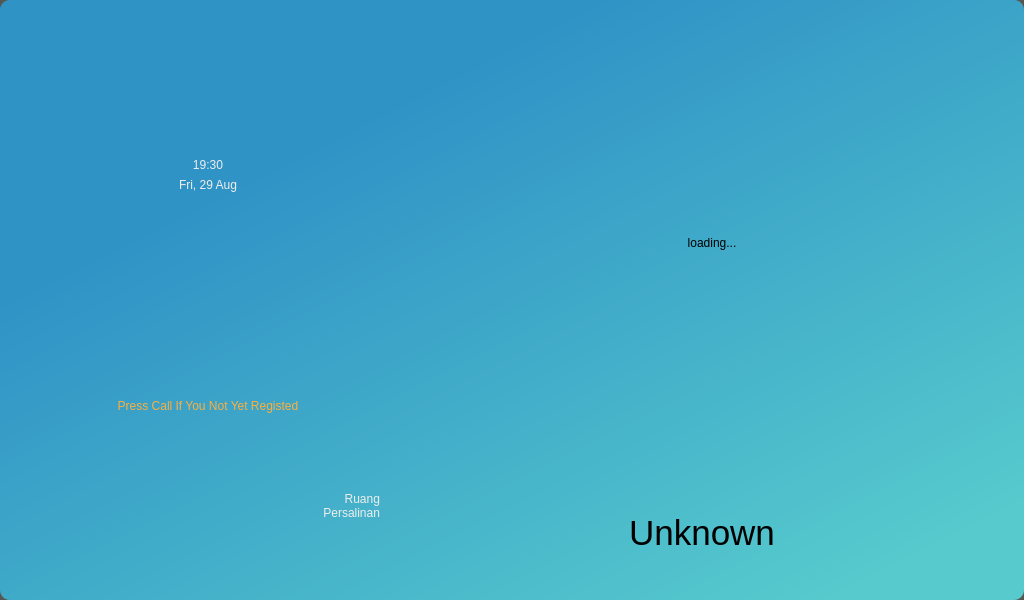
<?xml version="1.0" encoding="UTF-8"?>
<ui version="4.0">
 <author>Agfian</author>
 <class>MainWindow</class>
 <widget class="QMainWindow" name="MainWindow">
  <property name="geometry">
   <rect>
    <x>0</x>
    <y>0</y>
    <width>1024</width>
    <height>600</height>
   </rect>
  </property>
  <property name="minimumSize">
   <size>
    <width>300</width>
    <height>200</height>
   </size>
  </property>
  <property name="maximumSize">
   <size>
    <width>16777215</width>
    <height>16777215</height>
   </size>
  </property>
  <property name="font">
   <font>
    <pointsize>14</pointsize>
   </font>
  </property>
  <property name="windowTitle">
   <string>AITI Check In</string>
  </property>
  <property name="styleSheet">
   <string notr="true">background-color: rgb(85, 87, 83);</string>
  </property>
  <widget class="QWidget" name="centralwidget">
   <layout class="QVBoxLayout" name="Layout_central_widget">
    <property name="spacing">
     <number>0</number>
    </property>
    <property name="leftMargin">
     <number>0</number>
    </property>
    <property name="topMargin">
     <number>0</number>
    </property>
    <property name="rightMargin">
     <number>0</number>
    </property>
    <property name="bottomMargin">
     <number>0</number>
    </property>
    <item>
     <widget class="QFrame" name="main">
      <property name="cursor">
       <cursorShape>ArrowCursor</cursorShape>
      </property>
      <property name="styleSheet">
       <string notr="true">background-color: qlineargradient(spread:pad, x1:0, y1:0, x2:0.871, y2:1, stop:0.288557 rgba(48, 147, 198, 255), stop:0.970149 rgba(86, 202, 205, 255));
border-radius:10px;</string>
      </property>
      <property name="frameShape">
       <enum>QFrame::StyledPanel</enum>
      </property>
      <property name="frameShadow">
       <enum>QFrame::Raised</enum>
      </property>
      <layout class="QHBoxLayout" name="Layout_main">
       <property name="spacing">
        <number>0</number>
       </property>
       <property name="leftMargin">
        <number>8</number>
       </property>
       <property name="topMargin">
        <number>8</number>
       </property>
       <property name="rightMargin">
        <number>8</number>
       </property>
       <property name="bottomMargin">
        <number>8</number>
       </property>
       <item>
        <widget class="QFrame" name="frame_info">
         <property name="styleSheet">
          <string notr="true">background-color: none;</string>
         </property>
         <property name="frameShape">
          <enum>QFrame::StyledPanel</enum>
         </property>
         <property name="frameShadow">
          <enum>QFrame::Raised</enum>
         </property>
         <layout class="QVBoxLayout" name="Layout_frame_info">
          <item>
           <widget class="QFrame" name="fr_jam">
            <property name="styleSheet">
             <string notr="true">background-color:none;</string>
            </property>
            <property name="frameShape">
             <enum>QFrame::StyledPanel</enum>
            </property>
            <property name="frameShadow">
             <enum>QFrame::Raised</enum>
            </property>
            <layout class="QVBoxLayout" name="Layout_fr_jam">
             <property name="bottomMargin">
              <number>0</number>
             </property>
             <item>
              <widget class="QLabel" name="lbl_jam">
               <property name="styleSheet">
                <string notr="true">font: 25 80pt light &quot;Ubuntu&quot;;
color: rgb(238, 238, 236);</string>
               </property>
               <property name="text">
                <string>19:30</string>
               </property>
               <property name="alignment">
                <set>Qt::AlignBottom|Qt::AlignHCenter</set>
               </property>
              </widget>
             </item>
            </layout>
           </widget>
          </item>
          <item>
           <widget class="QFrame" name="fr_tanggal">
            <property name="minimumSize">
             <size>
              <width>0</width>
              <height>50</height>
             </size>
            </property>
            <property name="maximumSize">
             <size>
              <width>16777215</width>
              <height>80</height>
             </size>
            </property>
            <property name="styleSheet">
             <string notr="true">background-color: none;</string>
            </property>
            <property name="frameShape">
             <enum>QFrame::StyledPanel</enum>
            </property>
            <property name="frameShadow">
             <enum>QFrame::Raised</enum>
            </property>
            <layout class="QVBoxLayout" name="Layout_fr_tanggal">
             <property name="topMargin">
              <number>0</number>
             </property>
             <item>
              <widget class="QLabel" name="lbl_tanggal">
               <property name="styleSheet">
                <string notr="true">font: 57 40pt &quot;Roboto&quot;;
color: rgb(238, 238, 236);</string>
               </property>
               <property name="text">
                <string>Fri, 29 Aug</string>
               </property>
               <property name="alignment">
                <set>Qt::AlignHCenter|Qt::AlignTop</set>
               </property>
              </widget>
             </item>
            </layout>
           </widget>
          </item>
          <item>
           <widget class="QFrame" name="fr_call">
            <property name="styleSheet">
             <string notr="true">background-color:none;</string>
            </property>
            <property name="frameShape">
             <enum>QFrame::StyledPanel</enum>
            </property>
            <property name="frameShadow">
             <enum>QFrame::Raised</enum>
            </property>
            <layout class="QVBoxLayout" name="Layout_fr_call">
             <item>
              <widget class="QLabel" name="ic_call">
               <property name="minimumSize">
                <size>
                 <width>0</width>
                 <height>120</height>
                </size>
               </property>
               <property name="text">
                <string/>
               </property>
               <property name="pixmap">
                <pixmap resource="ui_icon_set.qrc">:/icons/icon_set/call_btnic_call.png</pixmap>
               </property>
               <property name="alignment">
                <set>Qt::AlignCenter</set>
               </property>
              </widget>
             </item>
             <item>
              <widget class="QLabel" name="label_2">
               <property name="styleSheet">
                <string notr="true">color: rgb(252, 175, 62);
font: 57 italic 8pt &quot;Roboto&quot;;
</string>
               </property>
               <property name="text">
                <string>Press Call If You Not Yet Registed</string>
               </property>
               <property name="alignment">
                <set>Qt::AlignCenter</set>
               </property>
              </widget>
             </item>
            </layout>
           </widget>
          </item>
          <item>
           <widget class="QFrame" name="fr_pintu">
            <property name="frameShape">
             <enum>QFrame::StyledPanel</enum>
            </property>
            <property name="frameShadow">
             <enum>QFrame::Raised</enum>
            </property>
            <layout class="QHBoxLayout" name="Layout_fr_pintu">
             <item>
              <widget class="QLabel" name="ic_ruang">
               <property name="minimumSize">
                <size>
                 <width>100</width>
                 <height>0</height>
                </size>
               </property>
               <property name="maximumSize">
                <size>
                 <width>80</width>
                 <height>100</height>
                </size>
               </property>
               <property name="text">
                <string/>
               </property>
               <property name="pixmap">
                <pixmap resource="ui_icon_set.qrc">:/icons/icon_set/door.png</pixmap>
               </property>
               <property name="scaledContents">
                <bool>true</bool>
               </property>
               <property name="alignment">
                <set>Qt::AlignRight|Qt::AlignTrailing|Qt::AlignVCenter</set>
               </property>
              </widget>
             </item>
             <item>
              <widget class="QLabel" name="label">
               <property name="minimumSize">
                <size>
                 <width>230</width>
                 <height>0</height>
                </size>
               </property>
               <property name="maximumSize">
                <size>
                 <width>230</width>
                 <height>16777215</height>
                </size>
               </property>
               <property name="styleSheet">
                <string notr="true">color: rgb(238, 238, 236);
font: 75 30pt bold &quot;Roboto&quot;;</string>
               </property>
               <property name="text">
                <string>Ruang 
Persalinan</string>
               </property>
               <property name="alignment">
                <set>Qt::AlignRight|Qt::AlignTrailing|Qt::AlignVCenter</set>
               </property>
              </widget>
             </item>
            </layout>
           </widget>
          </item>
         </layout>
        </widget>
       </item>
       <item>
        <widget class="QFrame" name="frame_recog">
         <property name="minimumSize">
          <size>
           <width>608</width>
           <height>0</height>
          </size>
         </property>
         <property name="styleSheet">
          <string notr="true">background-color: none;</string>
         </property>
         <property name="frameShape">
          <enum>QFrame::StyledPanel</enum>
         </property>
         <property name="frameShadow">
          <enum>QFrame::Raised</enum>
         </property>
         <layout class="QVBoxLayout" name="Layout_frame_recog">
          <property name="leftMargin">
           <number>0</number>
          </property>
          <property name="topMargin">
           <number>0</number>
          </property>
          <property name="rightMargin">
           <number>0</number>
          </property>
          <property name="bottomMargin">
           <number>9</number>
          </property>
          <item>
           <widget class="QFrame" name="fr_video">
            <property name="minimumSize">
             <size>
              <width>0</width>
              <height>450</height>
             </size>
            </property>
            <property name="frameShape">
             <enum>QFrame::StyledPanel</enum>
            </property>
            <property name="frameShadow">
             <enum>QFrame::Raised</enum>
            </property>
            <layout class="QVBoxLayout" name="Layout_fr_video">
             <item>
              <widget class="QLabel" name="lbl_video">
               <property name="text">
                <string>loading...</string>
               </property>
               <property name="alignment">
                <set>Qt::AlignCenter</set>
               </property>
              </widget>
             </item>
            </layout>
           </widget>
          </item>
          <item>
           <widget class="QFrame" name="fr_name_plate">
            <property name="minimumSize">
             <size>
              <width>300</width>
              <height>100</height>
             </size>
            </property>
            <property name="maximumSize">
             <size>
              <width>99999</width>
              <height>100</height>
             </size>
            </property>
            <property name="styleSheet">
             <string notr="true">border-radius:50px;
border-image: url(:/icons/icon_set/wadah nama.png);</string>
            </property>
            <property name="frameShape">
             <enum>QFrame::StyledPanel</enum>
            </property>
            <property name="frameShadow">
             <enum>QFrame::Raised</enum>
            </property>
            <layout class="QHBoxLayout" name="Layout_fr_name_plate">
             <property name="leftMargin">
              <number>18</number>
             </property>
             <item>
              <widget class="QLabel" name="lbl_name_recog">
               <property name="minimumSize">
                <size>
                 <width>70</width>
                 <height>70</height>
                </size>
               </property>
               <property name="maximumSize">
                <size>
                 <width>70</width>
                 <height>70</height>
                </size>
               </property>
               <property name="styleSheet">
                <string notr="true">border-image: none;</string>
               </property>
               <property name="text">
                <string/>
               </property>
               <property name="pixmap">
                <pixmap resource="ui_icon_set.qrc">:/icons/icon_set/lock.png</pixmap>
               </property>
               <property name="scaledContents">
                <bool>true</bool>
               </property>
               <property name="alignment">
                <set>Qt::AlignRight|Qt::AlignTop|Qt::AlignTrailing</set>
               </property>
              </widget>
             </item>
             <item>
              <widget class="QLabel" name="lbl_icon">
               <property name="minimumSize">
                <size>
                 <width>400</width>
                 <height>0</height>
                </size>
               </property>
               <property name="styleSheet">
                <string notr="true">font-size:35px; border-image: none;</string>
               </property>
               <property name="text">
                <string>Unknown</string>
               </property>
               <property name="alignment">
                <set>Qt::AlignCenter</set>
               </property>
              </widget>
             </item>
             <item>
              <widget class="QLabel" name="lbl_counting">
               <property name="styleSheet">
                <string notr="true">border-image: none;</string>
               </property>
               <property name="text">
                <string/>
               </property>
               <property name="alignment">
                <set>Qt::AlignCenter</set>
               </property>
              </widget>
             </item>
            </layout>
           </widget>
          </item>
         </layout>
        </widget>
       </item>
      </layout>
     </widget>
    </item>
   </layout>
  </widget>
 </widget>
 <resources>
  <include location="ui_icon_set.qrc"/>
 </resources>
 <connections/>
</ui>
